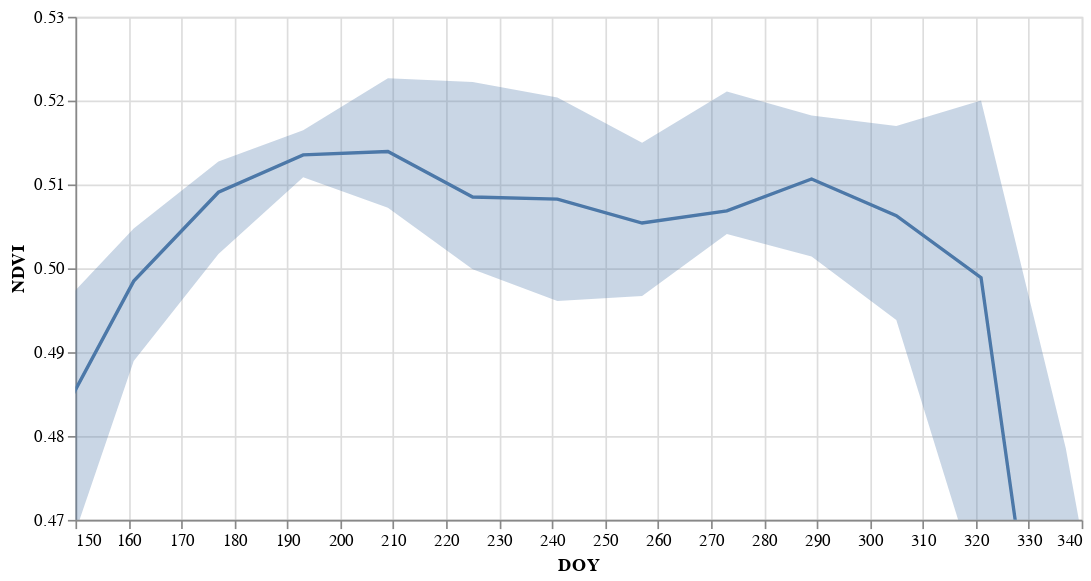

Notebook code for this chart:
### Markdown cell above
Another way to view these data is to plot the distribution of NDVI by DOY represented as an interquartile range envelope and median line. Here these two charts are defined and then combined in the follow snippet.

1. Define a line chart for median NDVI (note the use aggregate median transform grouping by DOY).
2. Define a band chart using `'iqr'` (interquartile range) to represent NDVI distribution grouping on DOY.
3. Combine the two plots by simply adding them.

### Code cell
# Chart NDVI time series as an Altair band and line chart.
x_scale = alt.Scale(domain=(150, 340))
y_scale = alt.Scale(domain=(0.47, 0.53))

line = alt.Chart(ndvi_df).mark_line().encode(
  x=alt.X('DOY:Q', scale=x_scale),
  y=alt.Y('median(NDVI):Q', scale=y_scale),
).interactive()

band = alt.Chart(ndvi_df).mark_errorband(extent='iqr').encode(
  x=alt.X('DOY:Q', scale=x_scale),
  y=alt.Y('NDVI:Q', scale=y_scale),
)

(band + line).properties(width=600, height=300)

### Figure 1 — Vega-Lite specification as saved in the notebook (floating-point values rounded to 4 significant figures; data arrays with more than 128 entries replaced by an {"elided": "..."} marker saying what was removed)
{"config": {"view": {"continuousWidth": 400, "continuousHeight": 300}}, "layer": [{"mark": {"type": "errorband", "extent": "iqr"}, "encoding": {"x": {"type": "quantitative", "field": "DOY", "scale": {"domain": [150, 340]}}, "y": {"type": "quantitative", "field": "NDVI", "scale": {"domain": [0.47, 0.53]}}}}, {"mark": "line", "encoding": {"x": {"type": "quantitative", "field": "DOY", "scale": {"domain": [150, 340]}}, "y": {"type": "quantitative", "aggregate": "median", "field": "NDVI", "scale": {"domain": [0.47, 0.53]}}}, "selection": {"selector002": {"type": "interval", "bind": "scales", "encodings": ["x", "y"]}}}], "data": {"name": "data-a9d44f705c0fd9a9abf7a7677a046a55"}, "height": 300, "width": 600, "$schema": "https://vega.github.io/schema/vega-lite/v4.0.0.json", "datasets": {"data-a9d44f705c0fd9a9abf7a7677a046a55": {"elided": "458 records"}}}
